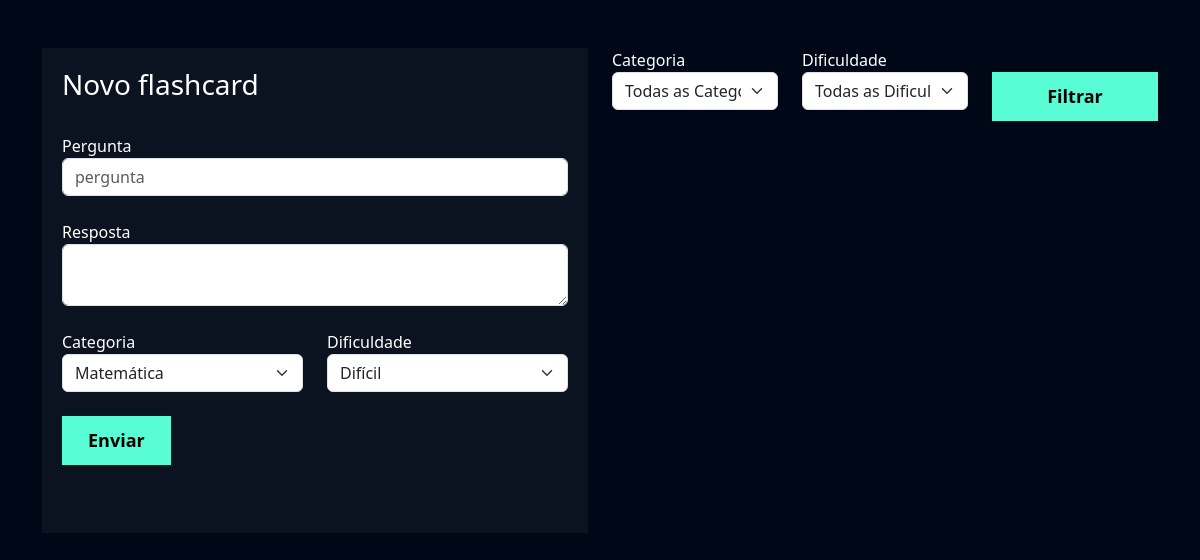
Page /flashcard/novo_flashcard/ (signed in) on the earlier database version.
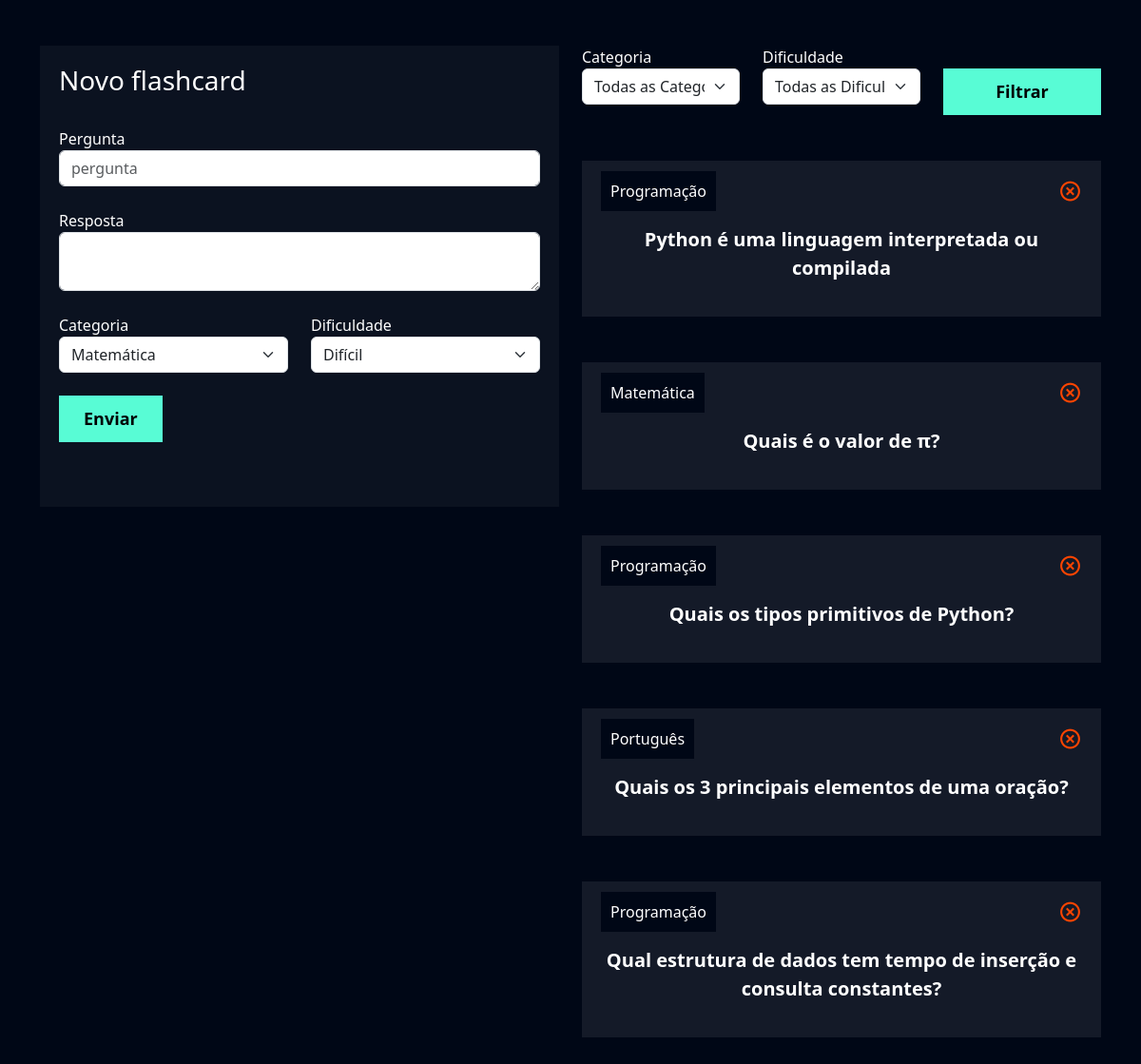
Same page on the later database version.
### flashcard/models.py (models this page shows, shortened)
class Flashcard(models.Model):
    DIFICULDADE_CHOICES = (('D', 'Difícil'), ('M', 'Médio'), ('F', 'Fácil'))
    user = models.ForeignKey(User, on_delete=models.DO_NOTHING)
    pergunta = models.CharField(max_length=100)
    resposta = models.TextField()
    categoria = models.ForeignKey(Categoria, on_delete=models.DO_NOTHING)
    dificuldade = models.CharField(max_length=1, choices=DIFICULDADE_CHOICES)

class Categoria(models.Model):
    nome = models.CharField(max_length=20)
    def __str__(self):
        return self.nome

### flashcard/views.py (the view, shortened to what this page needs)
# urls.py: path('novo_flashcard/', views.novo_flashcard, name="novo_flashcard"),
def novo_flashcard(request):
    if not request.user.is_authenticated:
        return redirect('/usuarios/logar')
    if request.method == "GET":
        categorias = Categoria.objects.all()
        dificuldades = Flashcard.DIFICULDADE_CHOICES
        flashcards = Flashcard.objects.filter(user=request.user)
        categoria_filtrar = request.GET.get('categoria')
        dificuldade_filtrar = request.GET.get('dificuldade')
        if categoria_filtrar:
            flashcards = flashcards.filter(categoria__id = categoria_filtrar)
        if dificuldade_filtrar:
            flashcards = flashcards.filter(dificuldade = dificuldade_filtrar)
        return render(request, 'novo_flashcard.html', {'categorias': categorias,'dificuldades': dificuldades, 'flashcards': flashcards})

### flashcard/templates/novo_flashcard.html (shortened to what this page needs)
{% extends "base.html" %}
{% load static %}
{% block 'cabecalho' %}
 <link href="{% static 'usuarios/css/cadastro.css' %}" rel="stylesheet">
 <link href='https://unpkg.com/boxicons@2.1.4/css/boxicons.min.css' rel='stylesheet'>
 <link href="{% static 'flashcard/css/novo_flashcard.css' %}" rel="stylesheet">
{% endblock 'cabecalho' %}
{% block 'conteudo' %}
    <div class="container">
        <br>
        <br>
        <div class="row">
            <div class="col-md">
                <div class="box-form">
                    <form action="{% url 'novo_flashcard' %}" method="POST"> {% csrf_token %}
                            <h3>Novo flashcard</h3>
                        <br>
                        <label>Pergunta</label>
                        <input type="text" class="form-control" placeholder="pergunta" name="pergunta">
                        <br>
                        <label>Resposta</label>
                        <textarea class="form-control" name="resposta"></textarea>
                        <br>
                        <div class="row">
                            <div class="col-md">
                                <label for="">Categoria</label>
                                <select class="form-select" name="categoria">
                                    {% for categoria in categorias %}
                                        <option value="{{ categoria.id }}">{{ categoria.nome }}</option>
                                    {% endfor %}
                                </select>
                            </div>
                            <div class="col-md">
                                <label for="">Dificuldade</label>
                                <select class="form-select" name="dificuldade">
                                    {% for dificuldade in dificuldades %}
                                        <option value="{{dificuldade.0}}">{{dificuldade.1}}</option>
                                    {% endfor %}
                                </select>
                            </div>
                        </div>
                        <br>
                        <input type="submit" value="Enviar" class="btn-cadastro">
                        <br>
                        <br>
                        <br>
                    </form>
                </div>
            </div>
            <div class="col-md">
                <form action="{% url 'novo_flashcard' %}" method="GET">{% csrf_token %}
                    <div class="row">
                        <div class="col-md">
                            <label for="">Categoria</label>
                            <select name="categoria" id="" class="form-select">
                                <option value="">Todas as Categorias</option>
                            </select>
                        </div>
                        <div class="col-md">
                            <label for="">Dificuldade</label>
                            <select name="dificuldade" id="" class="form-select">
                                <option value="">Todas as Dificuldades</option>
                            </select>
                        </div>
                        <div class="col-md">
                            <br>
                            <input type="submit" style="width: 100%" value="Filtrar" class="btn-cadastro">
                        </div>
                    </div>
                </form>
                <br>
                <br>
                {% for flash in flashcards %}
                    <div class="box-new-flashcard" onclick="flip_card({{flash.id}})">
                        <div class="flashcard ">
                            <div class="flashcard-categoria">
                                {{flash.categoria}}
                            </div>
                            <a href="{% url 'deletar_flashcard' flash.id %}"><i class='icone-exit bx bx-x-circle'></i></a>
                            <br>
                            <br>
                            <div class="flashcard-box-item">
                                <p class="flashcard-item">{{flash.pergunta}}</p>
                            </div>
                        </div>
                    </div>
                    <br>
                    <br>
                {% endfor %}
            </div>
        </div>
    </div>
{% endblock 'conteudo' %}

### templates/base.html (shortened to what this page needs)
 {% load static  %}
<!doctype html>
<html lang="en">
 <head>
 <link href="https://cdn.jsdelivr.net/npm/bootstrap@5.3.2/dist/css/bootstrap.min.css" rel="stylesheet">
 <link rel="stylesheet" href="{% static 'geral/css/base.css' %}">
 {% block 'cabecalho' %}
 {% endblock %}
 </head>
 <body>
 {% block 'conteudo' %}
 {% endblock %}
 </body>
</html>

### templates/static/geral/css/base.css (style rules this page uses)
:root { --main-color: #0b1526; --dark-color: #000716; --secondary-dark-color: rgb(15, 2, 26); --light-color: #00c1f3; --contrast-color: #f4c96b; --differential-color: #58fcd5; }
body { background-color: var(--dark-color) !important; color: white !important; }

### templates/static/usuarios/css/cadastro.css (style rules this page uses)
* { margin: 0; padding: 0; }
.box-form { padding: 20px; background-color: rgba(217,217,217, .05); color: white !important; }
.btn-cadastro { padding: 10px; background-color: #58fcd5; border: none; border: 1px solid #58fcd5; font-size: 18px; font-weight: bold; padding-left: 25px; padding-right: 25px; }

### templates/static/flashcard/css/novo_flashcard.css (style rules this page uses)
.flashcard { background-color: rgba(255, 255, 255, .08); padding: 20px; }
.flashcard-box-item { text-align: center; }
.flashcard p { font-size: 20px; font-weight: bold; cursor: pointer; }
.flashcard-categoria { background-color: var(--dark-color); display: inline; padding: 10px; }
.icone-exit { float: right; font-size: 25px; color: orangered; }

Differences in the rows shown:
added Flashcard: categoria "Programação", pergunta "Python é uma linguagem interpretada ou compilada"
added Flashcard: categoria "Matemática", pergunta "Quais é o valor de π?"
added Flashcard: categoria "Programação", pergunta "Quais os tipos primitivos de Python?"
added Flashcard: categoria "Português", pergunta "Quais os 3 principais elementos de uma oração?"
added Flashcard: categoria "Programação", pergunta "Qual estrutura de dados tem tempo de inserção e consulta constantes?"
